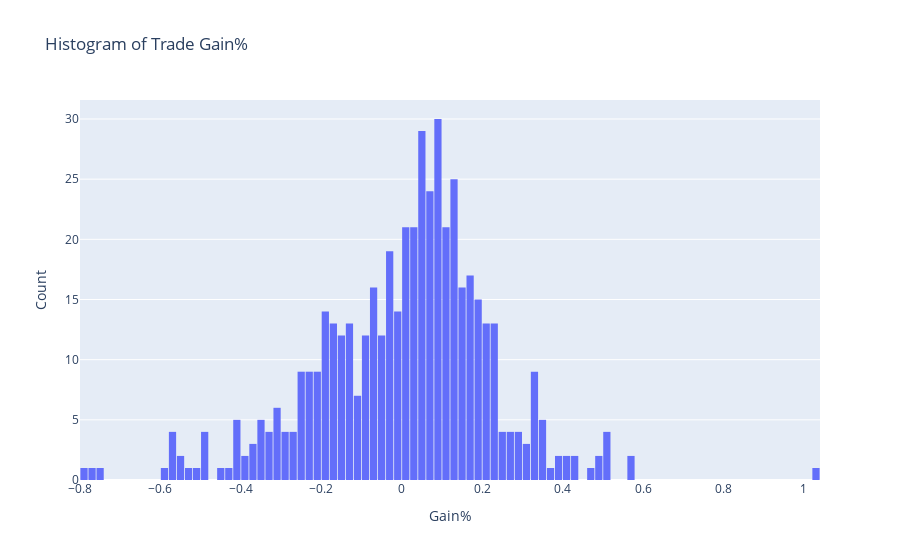

Notebook code cell kept with this figure:
### Code cell
trades
# histogram of the trade gain%


fig = px.histogram(trades, x="Gain%", nbins=100, title="Histogram of Trade Gain%")
fig.update_layout(
    xaxis_title="Gain%",
    yaxis_title="Count",
    bargap=0.1
)
fig.show()

### Figure 1 — Plotly figure (JSON) as saved in the notebook; plotly's stock layout.template omitted (floating-point values rounded to 4 significant figures; data arrays with more than 128 entries replaced by an {"elided": "..."} marker saying what was removed)
{"data": [{"alignmentgroup": "True", "bingroup": "x", "hovertemplate": "Gain%=%{x}<br>count=%{y}<extra></extra>", "legendgroup": "", "marker": {"color": "#636efa", "pattern": {"shape": ""}}, "name": "", "nbinsx": 100, "offsetgroup": "", "orientation": "v", "showlegend": false, "type": "histogram", "x": {"elided": "502 float values"}, "xaxis": "x", "yaxis": "y"}], "layout": {"bargap": 0.1, "barmode": "relative", "legend": {"tracegroupgap": 0}, "title": {"text": "Histogram of Trade Gain%"}, "xaxis": {"anchor": "y", "domain": [0, 1], "title": {"text": "Gain%"}}, "yaxis": {"anchor": "x", "domain": [0, 1], "title": {"text": "Count"}}}}
